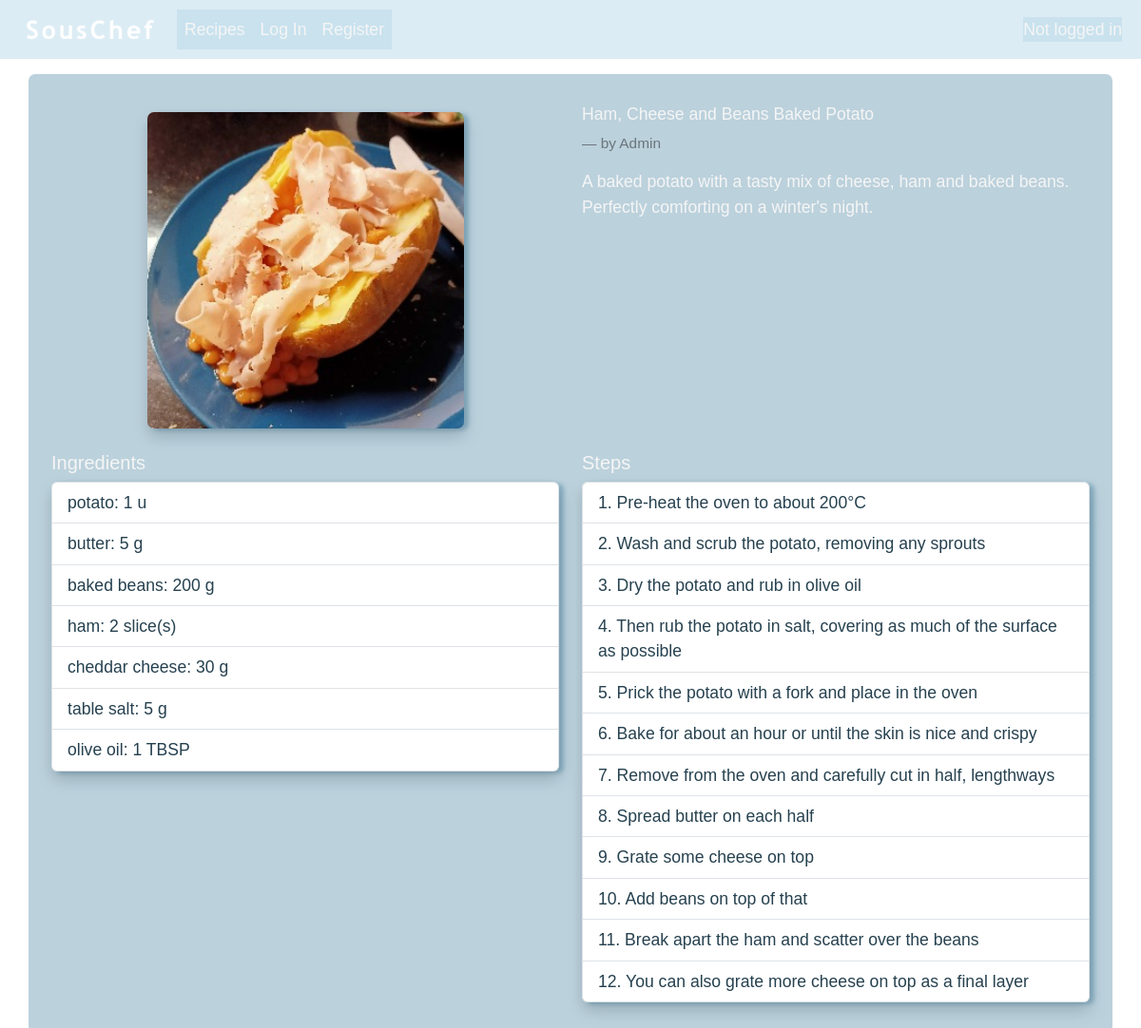
Screenshot of /recipe/54 with the database file from the repository.
### souschef/models.py (models this page shows, shortened)
class Recipe(models.Model):
    title = models.CharField(max_length=128)
    description = models.TextField()
    ingredients = models.ManyToManyField(Ingredient, through="IngredientPerRecipe")
    image = models.ImageField(upload_to="recipe_pics", null=True, blank=True)
    created_by = models.ForeignKey(User, on_delete=models.CASCADE)
    created_on = models.DateTimeField(auto_now_add=True)

class User(AbstractUser):
    pass

class IngredientPerRecipe(models.Model):
    recipe = models.ForeignKey(Recipe, on_delete=models.CASCADE)
    ingredient = models.ForeignKey(Ingredient, on_delete=models.CASCADE)
    amount = models.DecimalField(max_digits=10, decimal_places=2, validators=[MinValueValidator(0)])
    unit = models.ForeignKey(Unit, on_delete=models.CASCADE)

class Ingredient(models.Model):
    name = models.CharField(max_length=64, blank=False)
    ingredient_id = models.IntegerField(unique=True)
    ingredient_details = models.JSONField(null=True, blank=True)

class Unit(models.Model):
    unit_type = models.CharField(max_length=8)
    def __str__(self):
        return self.unit_type

class Step(models.Model):
    recipe = models.ForeignKey(Recipe, on_delete=models.CASCADE)
    step_number = models.IntegerField(default=1, validators=[MinValueValidator(1)])
    step_text = models.CharField(max_length=256)

### souschef/views.py (the view)
# urls.py: path("recipe/<int:id>", views.recipe, name="recipe"),
def recipe(request, id):
    recipe = Recipe.objects.get(id=id)
    if request.user.is_authenticated:
        current_user = UserDashboard.objects.get(user_name=request.user)
        favourite = Favourite.objects.filter(user=current_user, favourite_recipe=recipe).exists()
        return render(request, "souschef/recipe.html", {
            "recipe": recipe,
            "favourite": favourite
        })
    else:
        return render(request, "souschef/recipe.html", {
            "recipe": recipe,
        })

### souschef/context_processors.py (called while the page is built)
def date(request):
    today = datetime.datetime.today().date()
    date = datetime.datetime.strftime(today, '%a %d %b %Y')
    return {'date': date}

### souschef/templates/souschef/recipe.html (shortened to what this page needs)
{% extends "SousChef/layout.html" %}
{% load static %}
{% block body %}
    <div class="container-lg bg-custom mt-2 p-4">
        <div class="row justify-content-start">
            <div class="col d-flex justify-content-center my-2">
                <div>
                    {% if recipe.image %}
                        <img src="{{ recipe.image.url }}" class="img-fluid mx-auto m-2 recipe-image-full shadow" alt="recipe image">
                    {% else %}
                        <img src="{% static 'images/default_pics/default_recipe.png' %}" class="img-fluid mx-auto m-2 recipe-image-full shadow" alt="recipe image">
                    {% endif %}
                </div>
            </div>
            <div class="col my-2">
                <div class="d-flex align-items-center mb-4">
                    <h5 class="card-title mb-0">{{ recipe.title }}</h5>
                </div>
                <div class="">
                    <p class="blockquote-footer">by {{ recipe.created_by }}</p>
                </div>
                 <div>{{ recipe.description }}</div>
            </div>
        </div>
        <div class="row">
            <div class="col my-2">
                <div>
                    <h5>Ingredients</h5>
                    <ul class="list-group shadow">
                        {% for ingredient in recipe.ingredientperrecipe_set.all %}
                            <li class="list-group-item text-darker">
                                <a class="text-darker" href="{% url 'ingredient' ingredient.ingredient.id %}">{{ ingredient.ingredient.name }}</a>: {{ ingredient.amount|floatformat }} {{ ingredient.unit }}
                            </li>
                        {% endfor %}
                    </ul>
                </div>
            </div>
            <div class="col my-2">
                <div>
                    <h5>Steps</h5>
                    <ul class="list-group shadow">
                        {% for step in recipe.step_set.all %}
                            <li class="list-group-item text-darker">
                                {{ step.step_number }}. {{ step.step_text }}
                            </li>
                        {% endfor %}
                    </ul>
                </div>
            </div>
        </div>
    </div>
{% endblock %}

### souschef/static/styles.css (style rules this page uses)
a { text-decoration: none; color: whitesmoke; }
.bg-custom { background-color: rgba(85, 140, 167, 0.4); border-radius: 7px; min-height: 300px; }
body { background-image: url("/static/images/background.jpg"); background-position: center; background-repeat: repeat; background-attachment: fixed; background-size: 2000px; color: whitesmoke; font-family: 'sofiapro-light', 'Helvetica', 'Arial', sans-serif; font-size: 1.1rem; }
.card-title { font-size: 1.1rem; }
.recipe-image-full { height: 333px; width: auto; border-radius: 7px; }
.shadow { filter: drop-shadow(5px 2px 2px #558ca780); }
.text-darker { color: #26414f; }
ul { list-style: none; padding-left: 0.1rem; }

### rows the page displays
Recipe: image (picture), title "Ham, Cheese and Beans Baked Potato", created_by "Admin", description "A baked potato with a tasty mix of cheese, ham and baked beans. Perfectly comforting on a winter's night."
IngredientPerRecipe: ingredient.name "potato", amount "1", unit "u"
IngredientPerRecipe: ingredient.name "butter", amount "5", unit "g"
IngredientPerRecipe: ingredient.name "baked beans", amount "200", unit "g"
IngredientPerRecipe: ingredient.name "ham", amount "2", unit "slice(s)"
IngredientPerRecipe: ingredient.name "cheddar cheese", amount "30", unit "g"
IngredientPerRecipe: ingredient.name "table salt", amount "5", unit "g"
IngredientPerRecipe: ingredient.name "olive oil", amount "1", unit "TBSP"
Step: step_number "1", step_text "Pre-heat the oven to about 200°C"
Step: step_number "2", step_text "Wash and scrub the potato, removing any sprouts"
Step: step_number "3", step_text "Dry the potato and rub in olive oil"
Step: step_number "4", step_text "Then rub the potato in salt, covering as much of the surface as possible"
Step: step_number "5", step_text "Prick the potato with a fork and place in the oven"
Step: step_number "6", step_text "Bake for about an hour or until the skin is nice and crispy"
Step: step_number "7", step_text "Remove from the oven and carefully cut in half, lengthways"
Step: step_number "8", step_text "Spread butter on each half"
Step: step_number "9", step_text "Grate some cheese on top"
Step: step_number "10", step_text "Add beans on top of that"
Step: step_number "11", step_text "Break apart the ham and scatter over the beans"
Step: step_number "12", step_text "You can also grate more cheese on top as a final layer"
